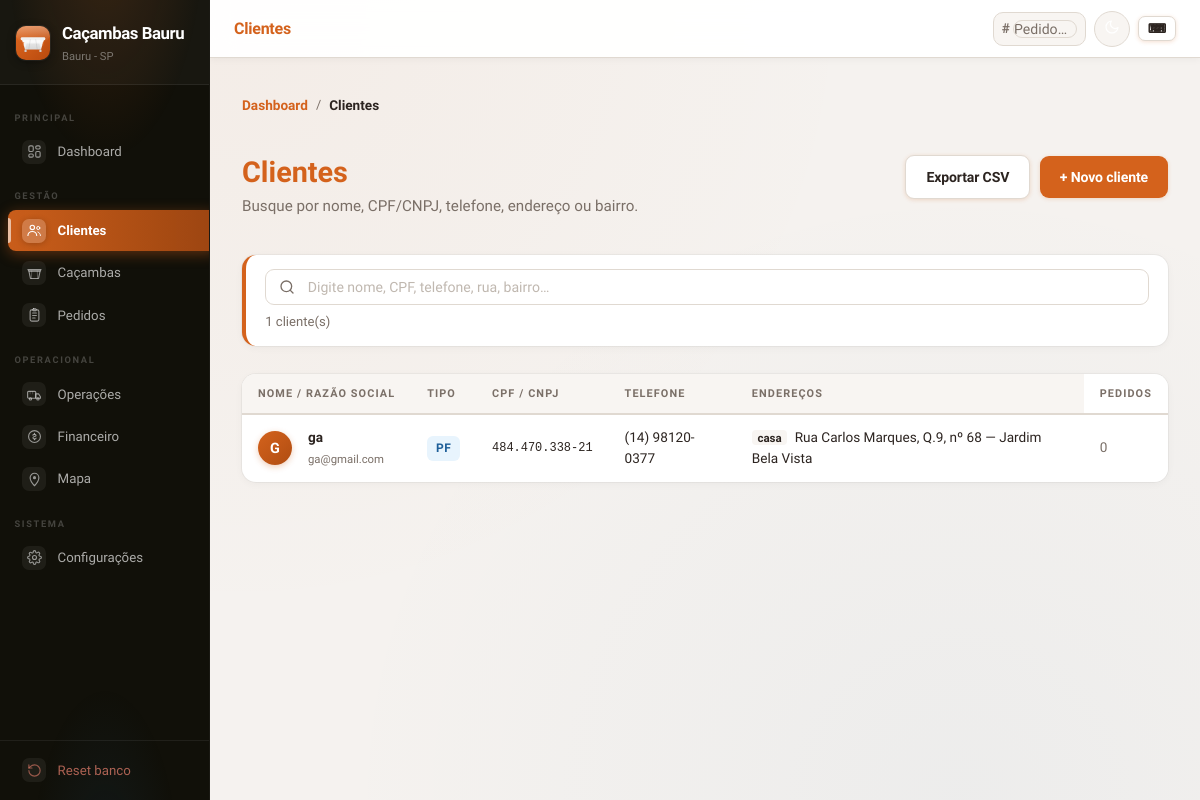
Before: /clientes with the older database file.
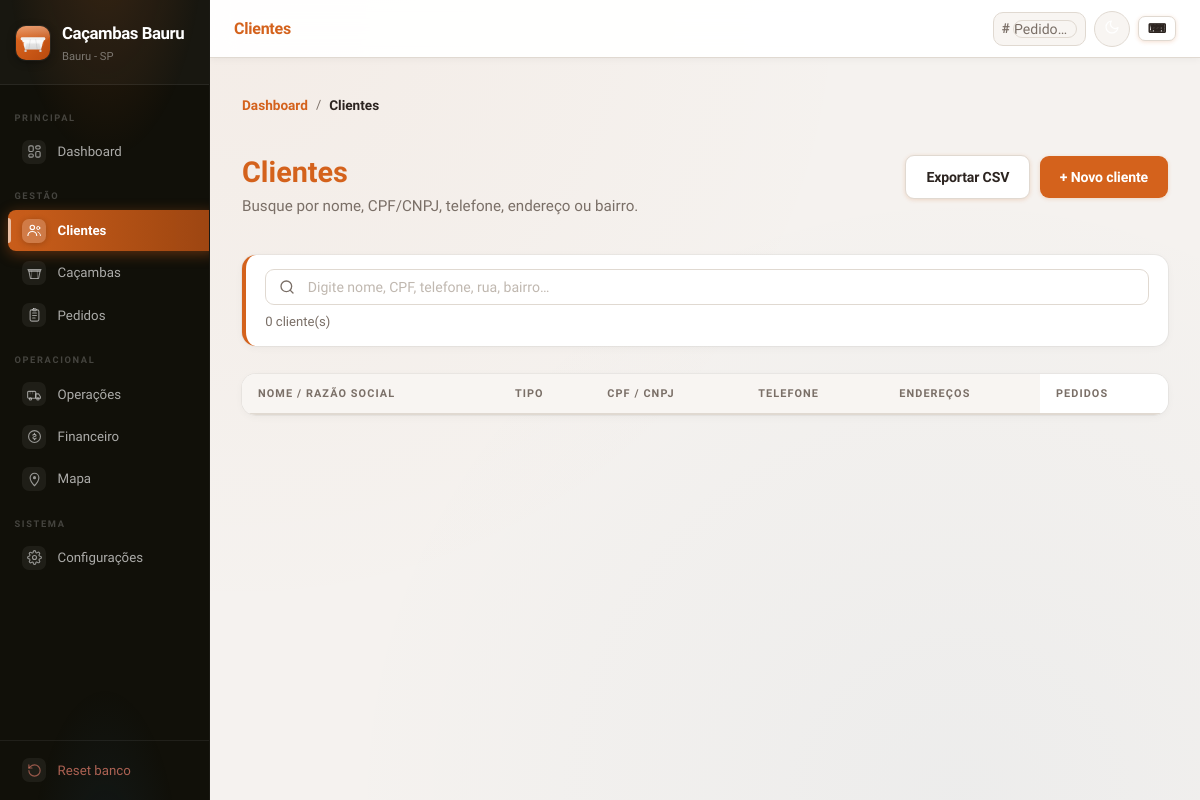
After: the same page with the newer database file.
### tables this page shows
CREATE TABLE clientes (
            id INTEGER PRIMARY KEY AUTOINCREMENT,
            tipo_pessoa TEXT NOT NULL DEFAULT 'pf',
            nome TEXT NOT NULL,
            cpf TEXT NOT NULL DEFAULT '',
            cnpj TEXT NOT NULL DEFAULT '',
            razao_social TEXT NOT NULL DEFAULT '',
            telefone TEXT NOT NULL,
            email TEXT DEFAULT '',
            endereco TEXT DEFAULT '',
            cep TEXT NOT NULL DEFAULT '',
            rua TEXT NOT NULL DEFAULT '',
            numero TEXT NOT NULL DEFAULT '',
            complemento TEXT NOT NULL DEFAULT ''
        );

CREATE TABLE enderecos_cliente (
            id INTEGER PRIMARY KEY AUTOINCREMENT,
            cliente_id INTEGER NOT NULL,
            cep TEXT NOT NULL DEFAULT '',
            rua TEXT NOT NULL DEFAULT '',
            quadra TEXT NOT NULL DEFAULT '',
            numero TEXT NOT NULL DEFAULT '',
            bairro TEXT NOT NULL DEFAULT '',
            complemento TEXT NOT NULL DEFAULT '',
            apelido TEXT NOT NULL DEFAULT '',
            FOREIGN KEY (cliente_id) REFERENCES clientes(id)
        );

### app.py (the view)
@app.route("/clientes")
def clientes():
    busca = request.args.get("busca", "").strip()
    conn = get_conn()
    like = f"%{busca}%"
    import re as _re, unicodedata as _ud
    def _norm(s): return _ud.normalize("NFD", str(s)).encode("ascii","ignore").decode("ascii").lower()
    busca_norm = _norm(busca)
    norm_like = f"%{busca_norm}%"
    busca_quadra = _re.sub(r"(?i)^(quadra\s+|q\.?\s*)", "", busca).strip()
    like_quadra = f"%{busca_quadra}%" if busca_quadra else like
    if busca:
        rows = conn.execute(
            """SELECT id,tipo_pessoa,nome,cpf,cnpj,razao_social,telefone,email,rua,numero
               FROM clientes
               WHERE NORM(nome) LIKE ? OR cpf LIKE ? OR cnpj LIKE ? OR NORM(razao_social) LIKE ?
                  OR NORM(rua) LIKE ? OR NORM(email) LIKE ?
               ORDER BY nome""",
            (norm_like, like, like, norm_like, norm_like, norm_like),
        ).fetchall()
        ids_end = [r[0] for r in conn.execute(
            """SELECT DISTINCT cliente_id FROM enderecos_cliente
               WHERE NORM(rua) LIKE ? OR NORM(bairro) LIKE ? OR quadra LIKE ? OR NORM(apelido) LIKE ?""",
            (norm_like, norm_like, like_quadra, norm_like),
        ).fetchall()]
        existentes = {r["id"] for r in rows}
        if ids_end:
            placeholders = ','.join('?' for _ in ids_end)
            extras = conn.execute(
                f"SELECT id,tipo_pessoa,nome,cpf,cnpj,razao_social,telefone,email,rua,numero"
                f" FROM clientes WHERE id IN ({placeholders}) ORDER BY nome",
                ids_end,
            ).fetchall()
            rows = list(rows) + [r for r in extras if r["id"] not in existentes]
    else:
        rows = conn.execute(
            "SELECT id,tipo_pessoa,nome,cpf,cnpj,razao_social,telefone,email,rua,numero"
            " FROM clientes ORDER BY nome"
        ).fetchall()
    counts = {r[0]: r[1] for r in conn.execute(
        "SELECT cliente_id, COUNT(*) FROM pedidos GROUP BY cliente_id"
    ).fetchall()}
    all_ids = [r["id"] for r in rows]
    enderecos_map = {}
    if all_ids:
        ph = ','.join('?' for _ in all_ids)
        for e in conn.execute(
            f"SELECT cliente_id,apelido,rua,quadra,numero,bairro FROM enderecos_cliente"
            f" WHERE cliente_id IN ({ph}) ORDER BY id",
            all_ids,
        ).fetchall():
            enderecos_map.setdefault(e["cliente_id"], []).append(dict(e))
    conn.close()
    rows_final = []
    for r in rows:
        d = dict(r)
        ends = enderecos_map.get(r["id"], [])
        ends_txt = ' '.join(
            ' '.join(filter(None, [e.get('rua',''), e.get('quadra',''), e.get('bairro',''), e.get('apelido','')]))
            for e in ends
        )
        d['busca_txt'] = ' '.join(filter(None, [
            r['nome'], r['cpf'] or '', r['cnpj'] or '',
            r['razao_social'] or '',
            r['email'] or '', r['rua'] or '', r['numero'] or '',
            ends_txt
        ]))
        end_parts = []
        if ends:
            for e in ends:
                p = e.get('rua','')
                if e.get('quadra'): p += ', Q.' + e['quadra']
                if e.get('numero'): p += ', nº ' + e['numero']
                if e.get('bairro'): p += ' — ' + e['bairro']
                lbl = ('[' + e['apelido'] + '] ') if e.get('apelido') else ''
                if p.strip(): end_parts.append(lbl + p)
        elif r['rua']:
            p = r['rua']
            if r['numero']: p += ', nº ' + r['numero']
            end_parts.append(p)
        d['end_full'] = ' | '.join(end_parts)
        rows_final.append(d)
    return render_template("clientes.html", clientes=rows_final, busca=busca,
                           counts=counts, enderecos_map=enderecos_map)

### app.py (called while the page is built, shortened)
def _dias_locacao(config=None):
    if config is None:
        config = _get_config()
    try:
        return max(1, min(int(config.get("dias_locacao","7")), 30))
    except ValueError:
        return 7

@app.context_processor
def inject_global_context():
    cfg = load_config()
    cached_sb = cache_get("sidebar_stats")
    motoristas = cache_get("motoristas")
    if motoristas is None:
        conn = get_conn()
        motoristas = [r["nome"] for r in conn.execute("SELECT nome FROM motoristas ORDER BY nome").fetchall()]
        conn.close()
        cache_set("motoristas", motoristas)
    return {
        "empresa_nome": cfg.get("empresa_nome", "Caçambas Bauru"),
        "empresa_fone": cfg.get("empresa_fone", ""),
        "dias_locacao": _dias_locacao(cfg),
        "motoristas": motoristas,
        "stats_sidebar": cached_sb,
        "status_labels": STATUS_LABELS,
        "enable_reset": ENABLE_RESET,
        "auth_enabled": bool(APP_PASSWORD),
        "valores_locacao": valores_locacao(cfg),
    }

### templates/clientes.html (shortened to what this page needs)
{% extends "base.html" %}
{% block topbar_title %}Clientes{% endblock %}
{% block breadcrumbs %}
  <a href="{{ url_for('index') }}">Dashboard</a>
  <span class="separator">/</span>
  <span class="current">Clientes</span>
{% endblock %}
{% block content %}
<section class="page-head">
  <div>
    <h2>Clientes</h2>
    <p>Busque por nome, CPF/CNPJ, telefone, endereço ou bairro.</p>
  </div>
  <div class="actions">
    <a class="btn btn-sec" href="{{ url_for('clientes_exportar_csv') }}">Exportar CSV</a>
    <a class="btn" href="{{ url_for('cliente_novo') }}">+ Novo cliente</a>
  </div>
</section>
<div class="card busca-card" style="padding:.85rem 1.2rem">
  <div class="busca-input-wrap" id="busca-wrap">
    <input type="text" id="busca-live"
           value="{{ busca }}"
           placeholder="Digite nome, CPF, telefone, rua, bairro…"
           autocomplete="off"
           class="busca-input"
           style="width:100%;font-size:1rem">
  </div>
  <div id="busca-status" style="font-size:.82rem;color:var(--muted);margin-top:.4rem;min-height:1.1em"></div>
</div>
<div class="card table-wrap">
  <table class="tabela-dados">
    <thead>
      <tr>
        <th>Nome / Razão Social</th>
        <th>Tipo</th>
        <th>CPF / CNPJ</th>
        <th>Telefone</th>
        <th>Endereços</th>
        <th>Pedidos</th>
      </tr>
    </thead>
    <tbody id="tbody">
      {% for c in clientes %}
      <tr class="linha-clicavel" id="row-{{ c.id }}"
          data-href="{{ url_for('cliente_detalhe', cid=c.id) }}" onclick="location.href=this.dataset.href">
        <td>
          <div style="display:flex;align-items:center;gap:.5rem">
            <span class="cliente-avatar">{{ c.nome[0]|upper }}</span>
            <div>
              <strong class="campo-nome" id="nome-{{ c.id }}">{{ c.nome }}</strong>
              {% if c.email %}<br><small class="muted">{{ c.email }}</small>{% endif %}
            </div>
          </div>
        </td>
        <td><span class="badge-tipo {% if c.tipo_pessoa == 'pj' %}badge-pj{% else %}badge-pf{% endif %}">
          {{ 'PJ' if c.tipo_pessoa == 'pj' else 'PF' }}</span></td>
        <td class="mono">
          {% if c.tipo_pessoa == 'pj' and c.cnpj and c.cnpj|length == 14 %}
            {{ c.cnpj[0:2] }}.{{ c.cnpj[2:5] }}.{{ c.cnpj[5:8] }}/{{ c.cnpj[8:12] }}-{{ c.cnpj[12:14] }}
          {% elif c.cpf and c.cpf|length == 11 %}
            {{ c.cpf[0:3] }}.{{ c.cpf[3:6] }}.{{ c.cpf[6:9] }}-{{ c.cpf[9:11] }}
          {% else %}{{ c.cpf or c.cnpj or '—' }}{% endif %}
        </td>
        <td>{{ c.telefone or '—' }}</td>
        <td>
          {% set ends = enderecos_map.get(c.id, []) %}
          {% if ends %}
            {% set e0 = ends[0] %}
            <div style="font-weight:500">
              {% if e0.apelido %}<em style="font-style:normal;background:var(--surface-soft);border-radius:4px;padding:.05rem .35rem;font-size:.72rem;font-weight:700;margin-right:.25rem">{{ e0.apelido }}</em>{% endif %}
              {{ e0.rua }}{% if e0.quadra %}, Q.{{ e0.quadra }}{% endif %}{% if e0.numero %}, nº {{ e0.numero }}{% endif %}{% if e0.bairro %} — {{ e0.bairro }}{% endif %}
            </div>
          {% elif c.rua %}
            <div>{{ c.rua }}{% if c.numero %}, nº {{ c.numero }}{% endif %}</div>
          {% else %}
            <span class="muted">—</span>
          {% endif %}
        </td>
        <td>
          {% set n = counts.get(c.id, 0) %}
          {% if n %}<span class="badge-count">{{ n }}</span>{% else %}<span class="muted">0</span>{% endif %}
        </td>
      </tr>
      {% endfor %}
    </tbody>
  </table>
</div>
{% endblock %}

Changed rows visible on the page:
removed clientes: nome "G", nome "ga", email "ga@gmail.com", tipo_pessoa "PF", cpf "484", cpf "470", cpf "338", cpf "21", telefone "(14) 98120-0377"
removed enderecos_cliente: apelido "casa", rua "Rua Carlos Marques", quadra "9", numero "68", bairro "Jardim Bela Vista"
Other visible differences:
text written by a page script: "1 cliente(s)" → "0 cliente(s)"
